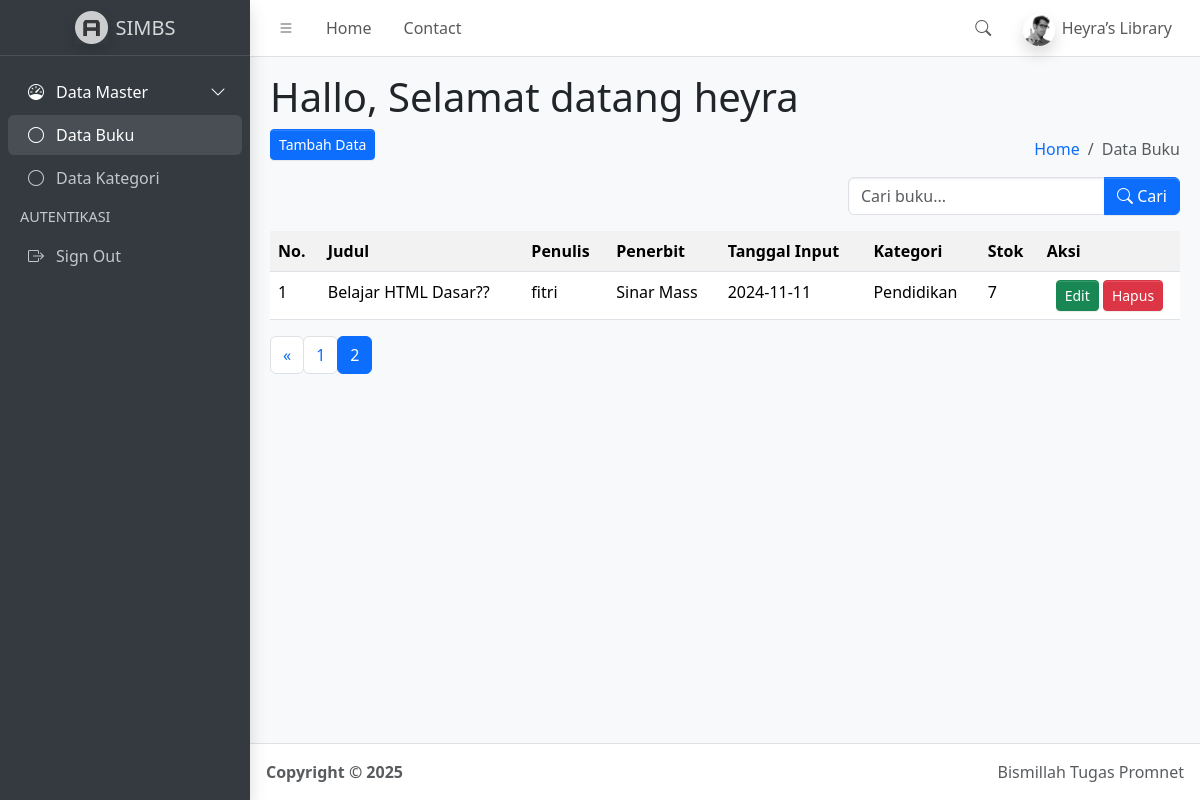
The app's page /index.php?halaman=2 (signed in) with its own data.
### tables this page shows
CREATE TABLE `buku` (
  `id_buku` int(11) NOT NULL,
  `judul` varchar(100) NOT NULL,
  `penulis` varchar(100) NOT NULL,
  `penerbit` varchar(100) NOT NULL,
  `tanggal_input` date NOT NULL,
  `id_kategori` int(11) DEFAULT NULL,
  `stok` int(11) NOT NULL DEFAULT 0
);

CREATE TABLE `kategori` (
  `id_kategori` int(11) NOT NULL,
  `kategori` varchar(100) NOT NULL,
  `tanggal_input` date DEFAULT curdate()
);

### function.php (called while the page is built, shortened)
<?php
$conn = mysqli_connect("localhost", "root", "", "simbs");
function query($query)
{
    global $conn;
    $result = mysqli_query($conn, $query);
    $rows = [];
    while ($row = mysqli_fetch_assoc($result)) {
        $rows[] = $row;
    }
    return $rows;
}
?>

### index.php (the view, shortened to what this page needs)
<?php
require("function.php");
$jumlahDataPerHalaman = 3;
$jumlahData = count(query("
    SELECT buku.*, kategori.kategori
    FROM buku
    JOIN kategori ON buku.id_kategori = kategori.id_kategori
"));
$jumlahHalaman = ceil($jumlahData / $jumlahDataPerHalaman);
$halamanAktif = (isset($_GET["halaman"])) ? $_GET["halaman"] : 1;
$awalData = ($jumlahDataPerHalaman * $halamanAktif) - $jumlahDataPerHalaman;
$buku = query("
    SELECT buku.*, kategori.kategori
    FROM buku
    JOIN kategori ON buku.id_kategori = kategori.id_kategori
    ORDER BY buku.tanggal_input DESC
    LIMIT $awalData, $jumlahDataPerHalaman
");
?>
<!doctype html>
<html lang="en">
<head>
  <link rel="stylesheet" href="https://cdn.jsdelivr.net/npm/@fontsource/source-sans-3@5.0.12/index.css"
 media="print"
    onload="this.media='all'" />
  <link rel="stylesheet" href="https://cdn.jsdelivr.net/npm/overlayscrollbars@2.11.0/styles/overlayscrollbars.min.css"
 />
  <link rel="stylesheet" href="https://cdn.jsdelivr.net/npm/bootstrap-icons@1.13.1/font/bootstrap-icons.min.css"
 />
  <link rel="stylesheet" href="dist/css/adminlte.min.css" />
  <link rel="stylesheet" href="https://cdn.jsdelivr.net/npm/apexcharts@3.37.1/dist/apexcharts.css"
 />
  <link rel="stylesheet" href="https://cdn.jsdelivr.net/npm/jsvectormap@1.5.3/dist/css/jsvectormap.min.css"
 />
</head>
<body class="layout-fixed sidebar-expand-lg bg-body-tertiary">
  <div class="app-wrapper">
    <nav class="app-header navbar navbar-expand bg-body">
      <div class="container-fluid">
        <ul class="navbar-nav">
          <li class="nav-item">
            <a class="nav-link" data-lte-toggle="sidebar" href="#" role="button">
              <i class="bi bi-list"></i>
            </a>
          </li>
          <li class="nav-item d-none d-md-block">
            <a href="#" class="nav-link">Home</a>
          </li>
          <li class="nav-item d-none d-md-block">
            <a href="#" class="nav-link">Contact</a>
          </li>
        </ul>
        <ul class="navbar-nav ms-auto">
          <li class="nav-item">
            <a class="nav-link" data-widget="navbar-search" href="#" role="button">
              <i class="bi bi-search"></i>
            </a>
          </li>
          <li class="nav-item dropdown user-menu">
            <a href="#" class="nav-link dropdown-toggle" data-bs-toggle="dropdown">
              <img src="dist/assets/img/user2-160x160.jpg" class="user-image rounded-circle shadow" alt="User Image" />
              <span class="d-none d-md-inline">Heyra’s Library</span>
            </a>
          </li>
        </ul>
      </div>
    </nav>
    <aside class="app-sidebar bg-body-secondary shadow" data-bs-theme="dark">
      <div class="sidebar-brand">
        <a href="index.php" class="brand-link">
          <img src="dist/assets/img/AdminLTELogo.png" alt="AdminLTE Logo" class="brand-image opacity-75 shadow" />
          <span class="brand-text fw-light">SIMBS</span>
        </a>
      </div>
      <div class="sidebar-wrapper">
        <nav class="mt-2">
          <ul class="nav sidebar-menu flex-column" data-lte-toggle="treeview" role="navigation"
            aria-label="Main navigation" data-accordion="false" id="navigation">
            <li class="nav-item menu-open">
              <a href="#" class="nav-link active">
                <i class="nav-icon bi bi-speedometer"></i>
                <p>
                  Data Master
                </p>
              </a>
              <ul class="nav nav-treeview">
                <li class="nav-item">
                  <a href="./index.html" class="nav-link active">
                    <i class="nav-icon bi bi-circle"></i>
                    <p>Data Buku</p>
                  </a>
                </li>
                <li class="nav-item">
                  <a href="index2.php" class="nav-link">
                    <i class="nav-icon bi bi-circle"></i>
                    <p>Data Kategori</p>
                  </a>
                </li>
              </ul>
            </li>
            <li class="nav-header">AUTENTIKASI</li>
            <li class="nav-item">
              <a href="logout.php" class="nav-link">
                <i class="nav-icon bi bi-box-arrow-right"></i>
                <p>Sign Out</p>
              </a>
            </li>
          </ul>
        </nav>
      </div>
    </aside>
    <main class="app-main">
      <div class="app-content-header">
        <div class="container-fluid">
          <div class="row">
              <h1>Hallo, Selamat datang <?php echo $_SESSION ["username"] ?></h1>
              <div class="col-sm-6">
                <a href="tambah_data.php">
                  <button class="btn-sm btn btn-primary">Tambah Data</button>
                </a>
              </div>
              <div class="col-sm-6 d-flex flex-column align-items-end">
                <ol class="breadcrumb">
                  <li class="breadcrumb-item"><a href="#">Home</a></li>
                  <li class="breadcrumb-item active" aria-current="page">Data Buku</li>
                </ol>
                <form class="mt-2" method="POST" action="">
                  <div class="input-group">
                    <input type="text" class="form-control" name="keyword" placeholder="Cari buku..." autocomplete="off">
                    <button class="btn btn-primary" type="submit" name="tombol_search">
                      <i class="bi bi-search"></i> Cari
                    </button>
                  </div>
              </form>
            </div>
          </div>
        </div>
      </div>
      <div class="app-content">
        <div class="container-fluid">
          <div class="row">
            <div class="col">
              <table class="table table-striped table-hover">
                <tr>
                  <th>No.</th>
                  <th>Judul</th>
                  <th>Penulis</th>
                  <th>Penerbit</th>
                  <th>Tanggal Input</th>
                  <th>Kategori</th>
                  <th>Stok</th>
                  <th>Aksi</th>
                </tr>
                <?php $no = 1; ?>
                <?php foreach ($buku as $data): ?>
                  <tr>
                    <td><?php echo $no; ?></td>
                    <td><?php echo $data['judul']; ?></td>
                    <td><?php echo $data['penulis']; ?></td>
                    <td><?php echo $data['penerbit']; ?></td>
                    <td><?php echo $data['tanggal_input']; ?></td>
                    <td><?php echo $data['kategori']; ?></td>
                    <td><?php echo $data['stok']; ?></td>
                    <td class="text-center">
                      <a href="ubah_dataB.php?id=<?= $data['id_buku']; ?>" class="btn btn-success btn-sm">Edit</a>
                      <a href="hapus_dataB.php?id=<?= $data['id_buku']; ?>" class="btn btn-danger btn-sm"
                        onclick="return confirm('Yakin ingin menghapus produk ini?')">Hapus</a>
                    </td>
                  </tr>
                  <?php $no++; ?>
                <?php endforeach; ?>
              </table>
                <nav aria-label="Page navigation example">
                    <ul class="pagination">
                        <?php if ($halamanAktif > 1) : ?>
                            <li class="page-item">
                                <a class="page-link" href="?halaman=<?= $halamanAktif - 1; ?>">&laquo;</a>
                            </li>
                        <?php endif; ?>
                        <?php for ($i = 1; $i <= $jumlahHalaman; $i++) : ?>
                            <?php if ($i == $halamanAktif) : ?>
                                <li class="page-item active">
                                    <a class="page-link" href="?halaman=<?= $i; ?>"><?= $i; ?></a>
                                </li>
                            <?php else : ?>
                                <li class="page-item">
                                    <a class="page-link" href="?halaman=<?= $i; ?>"><?= $i; ?></a>
                                </li>
                            <?php endif; ?>
                        <?php endfor; ?>
                    </ul>
                </nav>
            </div>
          </div>
        </div>
      </div>
    </main>
    <footer class="app-footer">
      <div class="float-end d-none d-sm-inline">Bismillah Tugas Promnet</div>
      <strong>
        Copyright &copy; 2025&nbsp;
      </strong>
    </footer>
  </div>
</body>
</html>

### records on screen
buku: judul "Belajar HTML Dasar??", penulis "fitri", penerbit "Sinar Mass", tanggal_input "2024-11-11", id_kategori.kategori "Pendidikan", stok "7"

### other values on screen
$_SESSION ["username"] "heyra"
